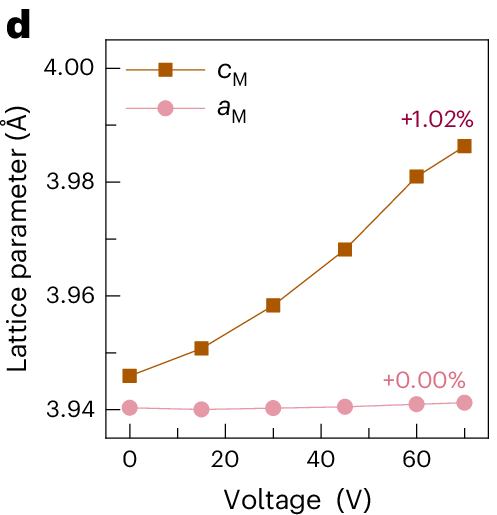

The script that drew this image:
import matplotlib.pyplot as plt
import numpy as np

# --- Data Simulation ---
voltage = np.array([0, 15, 30, 45, 60, 70])

# c_M (Brown squares)
# Nonlinear increase
c_m = 3.945 + 0.00015 * voltage + 0.000006 * voltage**2
# Adjust to match end point ~3.985
c_m[-1] = 3.986
c_m[-2] = 3.981

# a_M (Pink circles)
# Nearly constant
a_m = np.array([3.94, 3.94, 3.94, 3.941, 3.941, 3.942])

# --- Plotting ---
fig, ax = plt.subplots(figsize=(5, 6), dpi=150)

# c_M
ax.plot(voltage, c_m, 's-', color='#A6611A', markersize=8, label='c$_M$')
ax.text(60, 3.99, '+1.02%', color='#990033', fontsize=12)

# a_M
ax.plot(voltage, a_m, 'o-', color='#E6A2B6', markersize=8, label='a$_M$')
ax.text(60, 3.944, '+0.00%', color='#D68296', fontsize=12)

# Legend
ax.legend(frameon=False, loc='upper left', fontsize=12)

# Styling
ax.set_xlabel('Voltage (V)', fontsize=14)
ax.set_ylabel(r'Lattice parameter ($\AA$)', fontsize=14)
ax.set_xlim(-5, 75)
ax.set_ylim(3.935, 4.005)

# Ticks
ax.minorticks_on()
ax.tick_params(direction='in', top=True, right=True)

plt.tight_layout()
plt.show()
